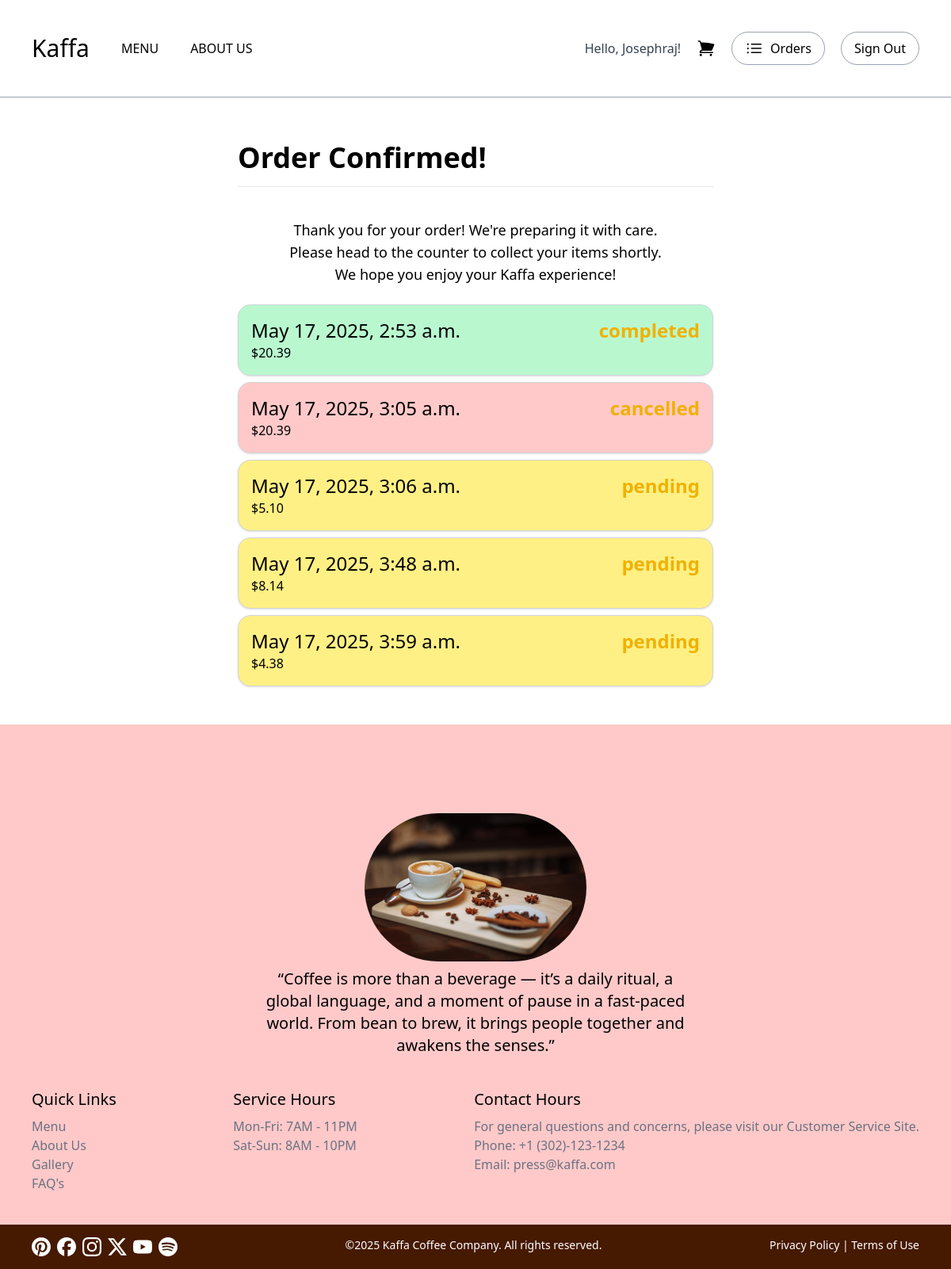
Screenshot of /menu/order (signed in) with the database file from the repository.
### users/models.py (models this page shows, shortened)
class User(AbstractUser):
    first_name = models.CharField(max_length=50)
    last_name = models.CharField(max_length=50)
    email = models.EmailField(unique=True)
    created_at = models.DateTimeField(auto_now_add=True)

### menu/models.py (models this page shows)
class Order(models.Model):
    STATUS_CHOICES = (
        ('pending', 'Pending'),
        ('completed', 'Completed'),
        ('cancelled', 'Cancelled'),
    )
    user = models.ForeignKey(settings.AUTH_USER_MODEL, on_delete=models.CASCADE)
    order_date = models.DateTimeField(auto_now_add=True)
    total_amount = models.DecimalField(max_digits=10, decimal_places=2)
    status = models.CharField(max_length=20, choices=STATUS_CHOICES, default='pending')
    def __str__(self):
        return f"Order #{self.id} - {self.user.username}"

### menu/views.py (the view, shortened to what this page needs)
# urls.py: path('order',views.confirmOrder, name='order'),
@login_required
def confirmOrder(request):
    context = {}
    orders = Order.objects.filter(user=request.user)
    context['orders'] = orders
    print('Context2: ', context)
    return render(request, 'order.html', context)

### menu/templates/order.html (shortened to what this page needs)
{% load static tailwind_tags %}
<!DOCTYPE html>
<html lang="en">
  <head>
    {% tailwind_css %}
  </head>
  <body>
    <div
      class="flex justify-between items-center p-10 mb-10 border-b-1 border-gray-400"
    >
      <div class="flex items-center gap-10">
        <a href="/" class="text-3xl font-medium">Kaffa</a>
        <a
          href="{% url 'menu' %}"
          class="font-medium hover:underline hover:underline-offset-8 cursor-pointer"
        >
          MENU
        </a>
        <a
          href="{% url 'about us' %}"
          class="font-medium hover:underline hover:underline-offset-8 cursor-pointer"
        >
          ABOUT US
        </a>
      </div>
      <div class="flex items-center gap-5">
        {% if user.is_authenticated %}
          <span class="font-medium text-gray-700">Hello, {{ user.first_name|default:user.email }}!</span>
          <a href="{% url 'cart' %}">
          </a>
          <a href="{% url 'order' %}" class="flex gap-2 font-medium rounded-full border border-gray-400 px-4 py-2 hover:bg-black hover:text-white transition delay-150 cursor-pointer">
            <p>Orders</p>
          </a>
          <a
            href="{% url 'signout' %}"
            class="font-medium rounded-full border border-gray-400 px-4 py-2 hover:bg-black hover:text-white transition delay-150 cursor-pointer"
          >
            Sign Out
          </a>
        {% endif %}
      </div>
    </div>
    <div class="flex w-full justify-center mb-10">
      <div class="w-1/2 font-light">
        <h1 class="flex text-4xl font-bold mb-10 border-b py-4 border-gray-200">Order Confirmed!</h1>
        <div class="text-center text-lg mb-6">
          <p>Thank you for your order! We're preparing it with care.</p>
          <p>Please head to the counter to collect your items shortly.</p>
          <p>We hope you enjoy your Kaffa experience!</p>
        </div>
        {% for order in orders %}
        <div class="flex border border-gray-300 shadow rounded-2xl mb-2 p-4 {% if order.status == 'pending' %} bg-yellow-200 {% elif order.status == 'completed' %} bg-green-200 {% elif order.status == 'cancelled' %} bg-red-200 {% endif %}">
            <div class="basis-1/2">
              <div class="text-2xl">{{ order.order_date }}</div>
              <div class="flex text-center">
                ${{ order.total_amount }}
              </div>
            </div>
            <div class="flex basis-1/2 justify-end font-bold text-2xl items-start text-yellow-500">{{ order.status }}</div>
        </div>
        {% endfor %}
      </div>
    </div>
    <div class="pt-28 bg-red-200 flex flex-col gap-10">
      <div class="flex flex-col gap-2 px-10">
        <div class="flex justify-center">
          <img
            src="{% static 'img/coffee2.jpg' %}"
            alt="coffeecup"
            class="w-1/4 rounded-full"
          />
        </div>
        <div class="flex justify-center">
          <p class="text-center font-thin text-xl w-1/2">
            “Coffee is more than a beverage — it’s a daily ritual, a global
            language, and a moment of pause in a fast-paced world. From bean to
            brew, it brings people together and awakens the senses.”
          </p>
        </div>
      </div>
      <div class="flex justify-between px-10">
        <div>
          <div class="text-xl mb-2">Quick Links</div>
          <div class="text-gray-500">
            <a href="menu">Menu</a><br />
            <a href="about-us">About Us</a><br />
            <a href="#">Gallery</a><br />
            <a href="#">FAQ's</a>
          </div>
        </div>
        <div>
          <div class="text-xl mb-2">Service Hours</div>
          <div class="text-gray-500">
            Mon-Fri: 7AM - 11PM <br />Sat-Sun: 8AM - 10PM
          </div>
        </div>
        <div>
          <div class="text-xl mb-2">Contact Hours</div>
          <div class="text-gray-500">
            For general questions and concerns, please visit our
            <a href="#">Customer Service Site.</a><br />Phone: +1
            (302)-123-1234<br />Email: press@kaffa.com
          </div>
        </div>
      </div>
      <div class="flex justify-between bg-amber-950 text-white px-10 py-4">
        <div class="flex gap-2">
          <a href="#">
            <img
              src="{% static 'img/pinterest.svg' %}"
              alt="pinterest"
              class="h-6 w-6 invert"
            />
          </a>
          <a href="#">
            <img
              src="{% static 'img/facebook.svg' %}"
              alt="facebook"
              class="h-6 w-6 invert"
            />
          </a>
          <a href="#">
            <img
              src="{% static 'img/instagram.svg' %}"
              alt="instagram"
              class="h-6 w-6 invert"
            />
          </a>
          <a href="#">
            <img
              src="{% static 'img/x.svg' %}"
              alt="x"
              class="h-6 w-6 invert"
            />
          </a>
          <a href="#">
            <img
              src="{% static 'img/youtube.svg' %}"
              alt="youtube"
              class="h-6 w-6 invert"
            />
          </a>
          <a href="#">
            <img
              src="{% static 'img/spotify.svg' %}"
              alt="spotify"
              class="h-6 w-6 invert"
            />
          </a>
        </div>
        <div class="text-sm">
          &copy;2025 Kaffa Coffee Company. All rights reserved.
        </div>
        <div class="text-sm">Privacy Policy | Terms of Use</div>
      </div>
    </div>
  </body>
</html>

### rows the page displays
User: first_name "Josephraj"
Order: order_date "May 17, 2025, 2:53 a.m.", total_amount "20.39", status "completed"
Order: order_date "May 17, 2025, 3:05 a.m.", total_amount "20.39", status "cancelled"
Order: order_date "May 17, 2025, 3:06 a.m.", total_amount "5.10", status "pending"
Order: order_date "May 17, 2025, 3:48 a.m.", total_amount "8.14", status "pending"
Order: order_date "May 17, 2025, 3:59 a.m.", total_amount "4.38", status "pending"
